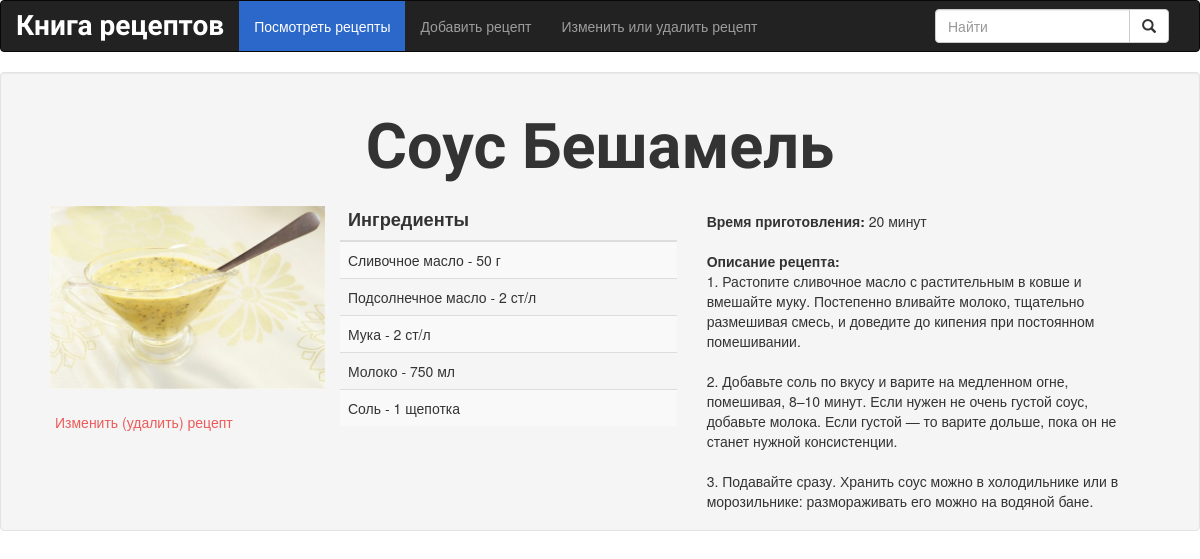
/index.php?id=6, run on the app's committed database.
### tables this page shows
CREATE TABLE `recipe` (
  `recipe_id` int(4) NOT NULL,
  `title` varchar(255) NOT NULL,
  `description` text NOT NULL,
  `cook_time` varchar(10) NOT NULL,
  `img_src` varchar(255) NOT NULL
);

CREATE TABLE `ingredients` (
  `id` int(4) NOT NULL,
  `recipe_id` int(4) NOT NULL,
  `ingredient` varchar(40) NOT NULL,
  `amount` varchar(10) DEFAULT NULL,
  `measurement` varchar(20) DEFAULT NULL
);

### inc/functions.php (called while the page is built, shortened)
<?php
function get_title($db, $id){
    try{
        $query = 'SELECT title
                    FROM recipe
                    WHERE recipe_id = :id';
        $statement = $db->prepare($query);
        $statement->bindParam(':id', $id, PDO::PARAM_INT);
        $statement->execute();
    }catch(Exception $e){
        echo "Не могу показать название";
        exit;
    }
    $title = $statement->fetch(PDO::FETCH_ASSOC);
    foreach($title as $item){
        return $item;
    }
}
function get_description($db, $id){
    try{
        $query = 'SELECT description
                    FROM recipe
                    WHERE recipe_id = :id';
        $statement = $db->prepare($query);
        $statement->bindParam(':id', $id, PDO::PARAM_INT);
        $statement->execute();
    }catch(Exception $e){
        echo "Не могу показать Название рецепты";
        exit;
    }
    $description = $statement->fetch(PDO::FETCH_ASSOC);
    foreach($description as $item){
        return $item;
    }
}
function get_image($db, $id){
    try{
        $query = 'SELECT img_src
                    FROM recipe
                    WHERE recipe_id = :id';
        $statement = $db->prepare($query);
        $statement->bindParam(':id', $id, PDO::PARAM_INT);
        $statement->execute();
    }catch(Exception $e){
        echo "Не могу показать картинку. Ее, похоже, нет";
        exit;
    }
    return $statement->fetch(PDO::FETCH_ASSOC);
}
function get_ingredients($db, $id){
    try{
    $query = 'SELECT ingredient, amount, measurement
    			FROM ingredients
    			WHERE recipe_id = :id';
    $statement = $db->prepare($query);
    $statement->bindParam(':id', $id,PDO::PARAM_INT);
    $statement->execute();
    }catch(Exception $e){
        echo "Не могу отобразить Ингредиенты";
        exit;
    }
    return $statement->fetchAll(PDO::FETCH_ASSOC);
}
function get_cook_time($db, $id){
    $query = 'SELECT cook_time
              FROM recipe
              WHERE recipe_id = :id';
    try{
        $statement = $db->prepare($query);
        $statement->bindParam(':id',$id,PDO::PARAM_INT);
        $statement->execute();
    }catch(Exception $e){
        echo "Не могу отобразить время приготовления";
        exit;
    }
    return $statement->fetchAll(PDO::FETCH_ASSOC);
}
function is_id_valid($db, $id){
    $query = 'SELECT recipe_id
            FROM recipe
            WHERE recipe_id = :id';
    try{
        $statement = $db->prepare($query);
        $statement->bindParam(':id', $id, PDO::PARAM_INT);
        $statement->execute();
    }catch(Exception $e){
        return false;
    }
    return $statement->fetch();
}
?>

### inc/view_chosen_recipe.php (the view)
<div class=" jumbotron well">
    <div class="container">
        <h1><?php echo $recipeTitle; ?></h1>
        <div class="container">
            <div class="col-md-3" style="padding-left: 0px;  padding-right: 0px; padding-top: 15px;">
                <img src='<?php
                    $image = get_image($db, $id);
                    foreach($image as $item){
                        if($item != 'NULL' && $item !=""){
                              echo $item;
                        }else{
                            echo "/images/No_Image_Taken.jpg";
                        }
                    }
                ?>' alt="'Фото <?php echo $recipeTitle; ?>" class="img-responsive">
                        <br>
                <a href="modify-recipe.php?id=<?php echo $id; ?>"><div class="button--delete">Изменить (удалить) рецепт</div></a>
            </div>
            <div class="col-md-4">
                <table class="table table-striped">
                    <thead>
                        <tr >
                            <th style="padding-top: 15px;">Ингредиенты</th>
                        </tr>
                    </thead>
                    <tbody>
                        <?php
                        $ingredients = get_ingredients($db, $id);
                        foreach ($ingredients as $item){
                            echo "<tr><td>";
                            echo $item['ingredient']." - ";
                            echo $item['amount']." ";
                            if ($item['measurement'] != "NULL"){
                              echo $item['measurement']." ";
                            }
                            echo "</td></tr>";
                        }
                        ?>
                    </tbody>
                </table>
            </div>
            <div class="col-md-5">
                <br><b>Время приготовления: </b>
                    <?php
                    $cookTime = get_cook_time($db, $id);
                    foreach ($cookTime as $item){
                        echo $item['cook_time'];
                                       }
                    ?>
                <br>
                <br>
                <b>Описание рецепта:</b>
                <?php echo nl2br($description);
                ?>
            </div>
        </div>
    </div>
</div>

### inc/header.php (shortened to what this page needs)
<?php
$siteTitle = 'Книга рецептов';
?>
<!DOCTYPE html>
<html>
    <head>
		<link rel="stylesheet" href="https://maxcdn.bootstrapcdn.com/bootstrap/3.3.7/css/bootstrap.min.css">
        <link rel="stylesheet" href="../css/style.css">
    </head>
    <body>
        <header>
            <nav class="navbar navbar-inverse">
				<div class="container-fluid">
					<div class="navbar-header">
                        <a class="navbar-brand" href="../index.php"><?php echo $siteTitle; ?></a>
				    </div>
				    <div class="collapse navbar-collapse" id="bs-example-navbar-collapse-1">
                        <ul class="nav navbar-nav">
                            <li <?php if(isset($view_recipe)){echo 'class="active"';}?>><a
                            href="../index.php">Посмотреть рецепты</a></li>
                            <li <?php if(isset($add_recipe)){echo 'class="active"';}?>><a href="../add.php">Добавить рецепт</a></li>
                            <li <?php if(isset($modify_recipe)){echo 'class="active"';}?>><a href="../modify-recipe.php">Изменить или удалить рецепт</a></li>
                        </ul>
                        <form class="navbar-form navbar-right" role="search" method="post" action="search.php">
                            <div class="input-group">
                                <input type="text" class="form-control" name="search" placeholder="Найти">
                                <div class="input-group-btn">
                                    <button type="submit" class="btn btn-default"><i class="glyphicon glyphicon-search"></i></button>
                                </div>
                            </div>
                        </form>
                    </div>
				</div>
			</nav>
        </header>

### index.php
<?php
$view_recipe = 'selected';
require 'inc/functions.php';
require 'inc/config.php';
if(isset($_GET['id']) && is_id_valid($db, $_GET['id'])){
    $id = $_GET['id'];
        if(get_title($db, $id)){
            $recipeTitle = get_title($db, $id);
            $description = get_description($db, $id);
        }else{
            $id='';
        }
}else{
    $id = '';
}
require 'inc/header.php';
?>
<?php
if(isset($_GET['id']) && is_id_valid($db, $id)){
    require 'inc/view_chosen_recipe.php';
}
else{
    require 'inc/select_recipe_to_view.php';
}
?>
<?php require 'inc/footer.php'; ?>

### inc/footer.php (shortened to what this page needs)
    </body>
</html>

### css/style.css (style rules this page uses)
html { position: relative; min-height: 100%; }
.navbar-brand { font-family: 'Changa', sans-serif; font-weight: bold; font-size: 2em; }
.navbar-inverse .navbar-brand { color: #fff; }
.navbar-inverse .navbar-nav>.active>a, .navbar-inverse .navbar-nav>.active>a:focus, .navbar-inverse .navbar-nav>.active>a:hover { background-color: #2c68c9; }
body { margin: 0 0 100px; background: url(../images/bg-body.jpg); }
h1, h2 { font-family: 'Changa', sans-serif; font-weight: bold; text-align: center; }
th { font-size: 1.3em; }
.button--delete { border:0; background:transparent; padding:0; margin-top:3px; margin-left: 5px; font-size:14px; color:#ed5a5a; }

### data on the page
recipe: title "Соус Бешамель", img_src (picture), cook_time "20 минут", description "1. Растопите сливочное масло с растительным в ковше и вмешайте муку. Постепенно вливайте молоко, тщательно размешивая смесь, и доведите до кипения при постоянном помешивании. 2. Добавьте соль по вкусу и варите на медленном огне, помешивая, 8–10 минут. Если нужен не очень густой соус, добавьте молока. Если густой — то варите дольше, пока он не станет нужной консистенции. 3. Подавайте сразу. Хранить соус можно в холодильнике или в морозильнике: размораживать его можно на водяной бане."
ingredients: ingredient "Сливочное масло", amount "50", measurement "г"
ingredients: ingredient "Подсолнечное масло", amount "2", measurement "ст/л"
ingredients: ingredient "Мука", amount "2", measurement "ст/л"
ingredients: ingredient "Молоко", amount "750", measurement "мл"
ingredients: ingredient "Соль", amount "1", measurement "щепотка"

### other printed values
$siteTitle "Книга рецептов"
